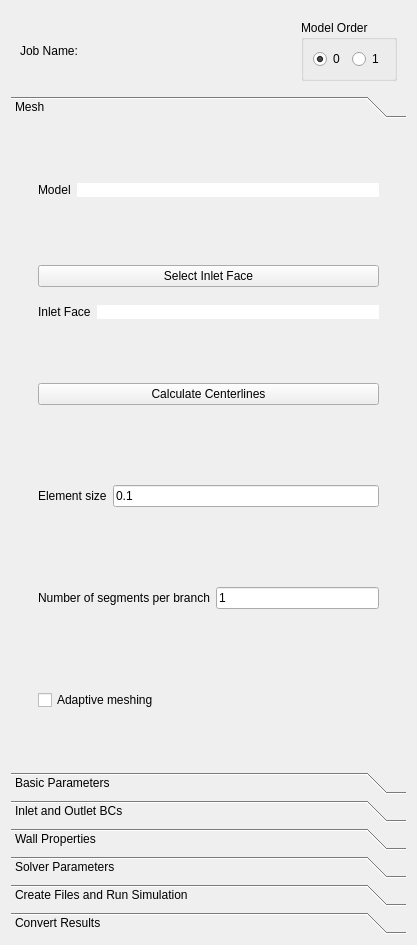
<?xml version="1.0" encoding="UTF-8"?>
<ui version="4.0">
 <class>sv4guiROMSimulationView</class>
 <widget class="QWidget" name="sv4guiROMSimulationView">
  <property name="geometry">
   <rect>
    <x>0</x>
    <y>0</y>
    <width>417</width>
    <height>945</height>
   </rect>
  </property>
  <property name="sizePolicy">
   <sizepolicy hsizetype="Preferred" vsizetype="Preferred">
    <horstretch>0</horstretch>
    <verstretch>0</verstretch>
   </sizepolicy>
  </property>
  <property name="windowTitle">
   <string>Form</string>
  </property>
  <layout class="QVBoxLayout" name="verticalLayout">
   <item>
    <widget class="QWidget" name="widgetTop" native="true">
     <layout class="QHBoxLayout" name="horizontalLayout_15">
      <item>
       <widget class="QLabel" name="label">
        <property name="sizePolicy">
         <sizepolicy hsizetype="Fixed" vsizetype="Preferred">
          <horstretch>0</horstretch>
          <verstretch>0</verstretch>
         </sizepolicy>
        </property>
        <property name="layoutDirection">
         <enum>Qt::LeftToRight</enum>
        </property>
        <property name="text">
         <string>Job Name:</string>
        </property>
       </widget>
      </item>
      <item>
       <widget class="QLabel" name="JobStatusValueLabel">
        <property name="text">
         <string/>
        </property>
       </widget>
      </item>
      <item>
       <widget class="QLabel" name="labelJobName">
        <property name="text">
         <string/>
        </property>
       </widget>
      </item>
      <item>
       <widget class="QGroupBox" name="ModelOrdr_GroupBox">
        <property name="sizePolicy">
         <sizepolicy hsizetype="Fixed" vsizetype="Preferred">
          <horstretch>0</horstretch>
          <verstretch>0</verstretch>
         </sizepolicy>
        </property>
        <property name="layoutDirection">
         <enum>Qt::LeftToRight</enum>
        </property>
        <property name="title">
         <string>Model Order</string>
        </property>
        <layout class="QHBoxLayout" name="horizontalLayout_14">
         <item>
          <widget class="QRadioButton" name="ModelOrderZero_RadioButton">
           <property name="text">
            <string>0</string>
           </property>
           <property name="checked">
            <bool>true</bool>
           </property>
          </widget>
         </item>
         <item>
          <widget class="QRadioButton" name="ModelOrderOne_RadioButton">
           <property name="text">
            <string>1</string>
           </property>
           <property name="checked">
            <bool>false</bool>
           </property>
          </widget>
         </item>
        </layout>
       </widget>
      </item>
     </layout>
    </widget>
   </item>
   <item>
    <widget class="QWidget" name="widget_2" native="true">
     <layout class="QVBoxLayout" name="verticalLayout_2">
      <property name="spacing">
       <number>5</number>
      </property>
      <property name="leftMargin">
       <number>0</number>
      </property>
      <property name="topMargin">
       <number>0</number>
      </property>
      <property name="rightMargin">
       <number>0</number>
      </property>
      <property name="bottomMargin">
       <number>0</number>
      </property>
      <item>
       <widget class="QToolBox" name="toolBox">
        <property name="toolTip">
         <string>Generate a 1D mesh from the surface model.</string>
        </property>
        <property name="currentIndex">
         <number>0</number>
        </property>
        <widget class="QWidget" name="page_7">
         <property name="geometry">
          <rect>
           <x>0</x>
           <y>0</y>
           <width>393</width>
           <height>599</height>
          </rect>
         </property>
         <attribute name="label">
          <string>Mesh</string>
         </attribute>
         <layout class="QVBoxLayout" name="verticalLayout_18">
          <item>
           <widget class="QWidget" name="widget_3" native="true">
            <layout class="QVBoxLayout" name="verticalLayout_5">
             <item>
              <widget class="QWidget" name="widget_12" native="true">
               <property name="styleSheet">
                <string notr="true">QWidget {
#background-color: rgb(225, 225, 225)
}</string>
               </property>
               <layout class="QHBoxLayout" name="horizontalLayout_11">
                <item>
                 <widget class="QLabel" name="ModelLabel">
                  <property name="text">
                   <string>Model</string>
                  </property>
                 </widget>
                </item>
                <item>
                 <widget class="QLabel" name="ModelNameLabel">
                  <property name="sizePolicy">
                   <sizepolicy hsizetype="Expanding" vsizetype="Fixed">
                    <horstretch>0</horstretch>
                    <verstretch>0</verstretch>
                   </sizepolicy>
                  </property>
                  <property name="styleSheet">
                   <string notr="true">QWidget {
background-color: white
}</string>
                  </property>
                  <property name="text">
                   <string/>
                  </property>
                 </widget>
                </item>
               </layout>
              </widget>
             </item>
             <item>
              <widget class="QWidget" name="widget_16" native="true">
               <property name="styleSheet">
                <string notr="true">QWidget {
#background-color: rgb(225, 225, 225)
}</string>
               </property>
               <layout class="QGridLayout" name="gridLayout_3">
                <item row="0" column="0" colspan="2">
                 <widget class="QPushButton" name="selectModelFacesPushButton">
                  <property name="sizePolicy">
                   <sizepolicy hsizetype="Expanding" vsizetype="Fixed">
                    <horstretch>0</horstretch>
                    <verstretch>0</verstretch>
                   </sizepolicy>
                  </property>
                  <property name="text">
                   <string>Select Inlet Face</string>
                  </property>
                 </widget>
                </item>
                <item row="1" column="0">
                 <widget class="QLabel" name="InletFaceLabel">
                  <property name="text">
                   <string>Inlet Face</string>
                  </property>
                 </widget>
                </item>
                <item row="1" column="1">
                 <widget class="QLabel" name="InletFaceNameLabel">
                  <property name="sizePolicy">
                   <sizepolicy hsizetype="Expanding" vsizetype="Fixed">
                    <horstretch>0</horstretch>
                    <verstretch>0</verstretch>
                   </sizepolicy>
                  </property>
                  <property name="styleSheet">
                   <string notr="true">QWidget {
background-color: white
}</string>
                  </property>
                  <property name="text">
                   <string/>
                  </property>
                 </widget>
                </item>
               </layout>
              </widget>
             </item>
             <item>
              <widget class="QWidget" name="widget_18" native="true">
               <property name="styleSheet">
                <string notr="true">QWidget {
#background-color: rgb(225, 225, 225)
}</string>
               </property>
               <layout class="QHBoxLayout" name="horizontalLayout_12">
                <item>
                 <widget class="QPushButton" name="CalculateCenterlinesPushButton">
                  <property name="sizePolicy">
                   <sizepolicy hsizetype="Expanding" vsizetype="Fixed">
                    <horstretch>0</horstretch>
                    <verstretch>0</verstretch>
                   </sizepolicy>
                  </property>
                  <property name="text">
                   <string>Calculate Centerlines</string>
                  </property>
                 </widget>
                </item>
               </layout>
              </widget>
             </item>
             <item>
              <widget class="QWidget" name="widget_19" native="true">
               <property name="styleSheet">
                <string notr="true">QWidget {
#background-color: rgb(225, 225, 225)
}</string>
               </property>
               <layout class="QHBoxLayout" name="horizontalLayout_13">
                <item>
                 <widget class="QLabel" name="ElementSizeLabel">
                  <property name="text">
                   <string>Element size</string>
                  </property>
                 </widget>
                </item>
                <item>
                 <widget class="QLineEdit" name="ElementSizeLineEdit">
                  <property name="text">
                   <string>0.1</string>
                  </property>
                 </widget>
                </item>
               </layout>
              </widget>
             </item>
             <item>
              <widget class="QWidget" name="widget_21" native="true">
               <property name="styleSheet">
                <string notr="true">QWidget {
#background-color: rgb(225, 225, 225)
}</string>
               </property>
               <layout class="QHBoxLayout" name="horizontalLayout_4">
                <item>
                 <widget class="QLabel" name="ElementSizeLabel_2">
                  <property name="text">
                   <string>Number of segments per branch</string>
                  </property>
                 </widget>
                </item>
                <item>
                 <widget class="QLineEdit" name="NumSegmentsLineEdit">
                  <property name="text">
                   <string>1</string>
                  </property>
                 </widget>
                </item>
               </layout>
              </widget>
             </item>
             <item>
              <widget class="QWidget" name="widget_23" native="true">
               <property name="styleSheet">
                <string notr="true">QWidget {
#background-color: rgb(225, 225, 225)
}</string>
               </property>
               <layout class="QHBoxLayout" name="horizontalLayout_10">
                <item>
                 <widget class="QCheckBox" name="AdaptiveMeshingCheckBox">
                  <property name="text">
                   <string>Adaptive meshing</string>
                  </property>
                 </widget>
                </item>
               </layout>
              </widget>
             </item>
            </layout>
           </widget>
          </item>
         </layout>
        </widget>
        <widget class="QWidget" name="page">
         <property name="geometry">
          <rect>
           <x>0</x>
           <y>0</y>
           <width>98</width>
           <height>76</height>
          </rect>
         </property>
         <attribute name="label">
          <string>Basic Parameters</string>
         </attribute>
         <layout class="QVBoxLayout" name="verticalLayout_7">
          <property name="spacing">
           <number>5</number>
          </property>
          <property name="leftMargin">
           <number>5</number>
          </property>
          <property name="topMargin">
           <number>0</number>
          </property>
          <property name="rightMargin">
           <number>5</number>
          </property>
          <property name="bottomMargin">
           <number>5</number>
          </property>
          <item>
           <widget class="QTableView" name="tableViewBasic">
            <property name="selectionBehavior">
             <enum>QAbstractItemView::SelectRows</enum>
            </property>
           </widget>
          </item>
         </layout>
        </widget>
        <widget class="QWidget" name="page_2">
         <property name="geometry">
          <rect>
           <x>0</x>
           <y>0</y>
           <width>98</width>
           <height>76</height>
          </rect>
         </property>
         <attribute name="label">
          <string>Inlet and Outlet BCs</string>
         </attribute>
         <layout class="QVBoxLayout" name="verticalLayout_8">
          <property name="spacing">
           <number>5</number>
          </property>
          <property name="leftMargin">
           <number>5</number>
          </property>
          <property name="topMargin">
           <number>0</number>
          </property>
          <property name="rightMargin">
           <number>5</number>
          </property>
          <property name="bottomMargin">
           <number>5</number>
          </property>
          <item>
           <widget class="QWidget" name="widget_6" native="true">
            <layout class="QVBoxLayout" name="verticalLayout_9">
             <property name="spacing">
              <number>5</number>
             </property>
             <property name="leftMargin">
              <number>0</number>
             </property>
             <property name="topMargin">
              <number>0</number>
             </property>
             <property name="rightMargin">
              <number>0</number>
             </property>
             <property name="bottomMargin">
              <number>0</number>
             </property>
             <item>
              <widget class="QTableView" name="tableViewCap">
               <property name="contextMenuPolicy">
                <enum>Qt::CustomContextMenu</enum>
               </property>
               <property name="selectionBehavior">
                <enum>QAbstractItemView::SelectRows</enum>
               </property>
               <property name="sortingEnabled">
                <bool>true</bool>
               </property>
              </widget>
             </item>
            </layout>
           </widget>
          </item>
         </layout>
        </widget>
        <widget class="QWidget" name="page_3">
         <property name="geometry">
          <rect>
           <x>0</x>
           <y>0</y>
           <width>220</width>
           <height>244</height>
          </rect>
         </property>
         <property name="sizePolicy">
          <sizepolicy hsizetype="Expanding" vsizetype="Preferred">
           <horstretch>0</horstretch>
           <verstretch>0</verstretch>
          </sizepolicy>
         </property>
         <attribute name="label">
          <string>Wall Properties</string>
         </attribute>
         <layout class="QVBoxLayout" name="verticalLayout_3">
          <property name="spacing">
           <number>5</number>
          </property>
          <property name="leftMargin">
           <number>0</number>
          </property>
          <property name="topMargin">
           <number>0</number>
          </property>
          <property name="rightMargin">
           <number>0</number>
          </property>
          <property name="bottomMargin">
           <number>0</number>
          </property>
          <item>
           <widget class="QWidget" name="widget_4" native="true">
            <property name="sizePolicy">
             <sizepolicy hsizetype="Expanding" vsizetype="Preferred">
              <horstretch>0</horstretch>
              <verstretch>0</verstretch>
             </sizepolicy>
            </property>
            <layout class="QGridLayout" name="gridLayout_7">
             <item row="0" column="0">
              <widget class="QWidget" name="widget_5" native="true">
               <property name="sizePolicy">
                <sizepolicy hsizetype="Expanding" vsizetype="Preferred">
                 <horstretch>0</horstretch>
                 <verstretch>0</verstretch>
                </sizepolicy>
               </property>
               <layout class="QHBoxLayout" name="horizontalLayout_2">
                <property name="spacing">
                 <number>5</number>
                </property>
                <property name="leftMargin">
                 <number>0</number>
                </property>
                <property name="topMargin">
                 <number>0</number>
                </property>
                <property name="rightMargin">
                 <number>0</number>
                </property>
                <property name="bottomMargin">
                 <number>0</number>
                </property>
                <item>
                 <widget class="QLabel" name="label_3">
                  <property name="sizePolicy">
                   <sizepolicy hsizetype="Fixed" vsizetype="Preferred">
                    <horstretch>0</horstretch>
                    <verstretch>0</verstretch>
                   </sizepolicy>
                  </property>
                  <property name="text">
                   <string>Material Model</string>
                  </property>
                 </widget>
                </item>
                <item>
                 <widget class="QComboBox" name="MaterialModelComboBox">
                  <property name="sizePolicy">
                   <sizepolicy hsizetype="Expanding" vsizetype="Fixed">
                    <horstretch>0</horstretch>
                    <verstretch>0</verstretch>
                   </sizepolicy>
                  </property>
                 </widget>
                </item>
               </layout>
              </widget>
             </item>
             <item row="1" column="0">
              <widget class="QStackedWidget" name="MaterialModel_StackedWidget">
               <property name="sizePolicy">
                <sizepolicy hsizetype="Expanding" vsizetype="Preferred">
                 <horstretch>0</horstretch>
                 <verstretch>0</verstretch>
                </sizepolicy>
               </property>
               <property name="currentIndex">
                <number>0</number>
               </property>
               <widget class="QWidget" name="LinearMatProp_Panel">
                <property name="sizePolicy">
                 <sizepolicy hsizetype="Expanding" vsizetype="Preferred">
                  <horstretch>0</horstretch>
                  <verstretch>0</verstretch>
                 </sizepolicy>
                </property>
                <layout class="QGridLayout" name="gridLayout_4">
                 <item row="0" column="0">
                  <widget class="QLabel" name="LinearMatProp_Ehr_Label">
                   <property name="text">
                    <string>Eh/R</string>
                   </property>
                  </widget>
                 </item>
                 <item row="0" column="1">
                  <widget class="QLineEdit" name="LinearMatProp_Ehr_LineEdit"/>
                 </item>
                 <item row="1" column="0">
                  <widget class="QLabel" name="LinearMatProp_Pressure_Label">
                   <property name="text">
                    <string>Pressure</string>
                   </property>
                  </widget>
                 </item>
                 <item row="1" column="1">
                  <widget class="QLineEdit" name="LinearMatProp_Pressure_LineEdit"/>
                 </item>
                </layout>
               </widget>
               <widget class="QWidget" name="OlufsenMatProp_Panel">
                <property name="sizePolicy">
                 <sizepolicy hsizetype="Expanding" vsizetype="Preferred">
                  <horstretch>0</horstretch>
                  <verstretch>0</verstretch>
                 </sizepolicy>
                </property>
                <layout class="QGridLayout" name="gridLayout_6">
                 <item row="0" column="0">
                  <widget class="QLabel" name="label_4">
                   <property name="text">
                    <string>K1</string>
                   </property>
                  </widget>
                 </item>
                 <item row="0" column="1">
                  <widget class="QLineEdit" name="OlufsenMatProp_K1_LineEdit"/>
                 </item>
                 <item row="1" column="0">
                  <widget class="QLabel" name="label_5">
                   <property name="text">
                    <string>K2</string>
                   </property>
                  </widget>
                 </item>
                 <item row="1" column="1">
                  <widget class="QLineEdit" name="OlufsenMatProp_K2_LineEdit"/>
                 </item>
                 <item row="2" column="0">
                  <widget class="QLabel" name="label_6">
                   <property name="text">
                    <string>K3</string>
                   </property>
                  </widget>
                 </item>
                 <item row="2" column="1">
                  <widget class="QLineEdit" name="OlufsenMatProp_K3_LineEdit"/>
                 </item>
                 <item row="3" column="0">
                  <widget class="QLabel" name="OlufsenMatProp_Exponent_Label">
                   <property name="text">
                    <string>Exponent</string>
                   </property>
                  </widget>
                 </item>
                 <item row="3" column="1">
                  <widget class="QLineEdit" name="OlufsenMatProp_Exponent_LineEdit"/>
                 </item>
                 <item row="4" column="0">
                  <widget class="QLabel" name="OlufsenMatProp_Pressure_Label">
                   <property name="text">
                    <string>Pressure</string>
                   </property>
                  </widget>
                 </item>
                 <item row="4" column="1">
                  <widget class="QLineEdit" name="OlufsenMatProp_Pressure_LineEdit"/>
                 </item>
                </layout>
               </widget>
              </widget>
             </item>
             <item row="2" column="0">
              <widget class="QWidget" name="widget_10" native="true">
               <layout class="QHBoxLayout" name="horizontalLayout_6">
                <property name="spacing">
                 <number>0</number>
                </property>
                <property name="leftMargin">
                 <number>0</number>
                </property>
                <property name="topMargin">
                 <number>0</number>
                </property>
                <property name="rightMargin">
                 <number>0</number>
                </property>
                <property name="bottomMargin">
                 <number>0</number>
                </property>
                <item>
                 <widget class="QWidget" name="widgetVariable" native="true">
                  <layout class="QVBoxLayout" name="verticalLayout_6">
                   <property name="spacing">
                    <number>0</number>
                   </property>
                   <property name="leftMargin">
                    <number>0</number>
                   </property>
                   <property name="topMargin">
                    <number>5</number>
                   </property>
                   <property name="rightMargin">
                    <number>0</number>
                   </property>
                   <property name="bottomMargin">
                    <number>0</number>
                   </property>
                  </layout>
                 </widget>
                </item>
                <item>
                 <spacer name="verticalSpacer">
                  <property name="orientation">
                   <enum>Qt::Vertical</enum>
                  </property>
                  <property name="sizeType">
                   <enum>QSizePolicy::Expanding</enum>
                  </property>
                  <property name="sizeHint" stdset="0">
                   <size>
                    <width>0</width>
                    <height>459</height>
                   </size>
                  </property>
                 </spacer>
                </item>
               </layout>
              </widget>
             </item>
            </layout>
           </widget>
          </item>
         </layout>
        </widget>
        <widget class="QWidget" name="page_4">
         <property name="geometry">
          <rect>
           <x>0</x>
           <y>0</y>
           <width>98</width>
           <height>76</height>
          </rect>
         </property>
         <attribute name="label">
          <string>Solver Parameters</string>
         </attribute>
         <layout class="QVBoxLayout" name="verticalLayout_10">
          <property name="spacing">
           <number>5</number>
          </property>
          <property name="leftMargin">
           <number>5</number>
          </property>
          <property name="topMargin">
           <number>0</number>
          </property>
          <property name="rightMargin">
           <number>5</number>
          </property>
          <property name="bottomMargin">
           <number>5</number>
          </property>
          <item>
           <widget class="QTableView" name="tableViewSolver">
            <property name="selectionBehavior">
             <enum>QAbstractItemView::SelectRows</enum>
            </property>
           </widget>
          </item>
         </layout>
        </widget>
        <widget class="QWidget" name="page_5">
         <property name="geometry">
          <rect>
           <x>0</x>
           <y>0</y>
           <width>212</width>
           <height>68</height>
          </rect>
         </property>
         <attribute name="label">
          <string>Create Files and Run Simulation</string>
         </attribute>
         <layout class="QVBoxLayout" name="verticalLayout_11">
          <property name="spacing">
           <number>5</number>
          </property>
          <property name="leftMargin">
           <number>5</number>
          </property>
          <property name="topMargin">
           <number>0</number>
          </property>
          <property name="rightMargin">
           <number>5</number>
          </property>
          <property name="bottomMargin">
           <number>5</number>
          </property>
          <item>
           <widget class="QWidget" name="widget_7" native="true">
            <layout class="QVBoxLayout" name="verticalLayout_12">
             <property name="spacing">
              <number>5</number>
             </property>
             <property name="leftMargin">
              <number>0</number>
             </property>
             <property name="topMargin">
              <number>0</number>
             </property>
             <property name="rightMargin">
              <number>0</number>
             </property>
             <property name="bottomMargin">
              <number>0</number>
             </property>
             <item>
              <widget class="QWidget" name="widgetRun" native="true">
               <layout class="QGridLayout" name="gridLayout">
                <property name="leftMargin">
                 <number>0</number>
                </property>
                <property name="topMargin">
                 <number>0</number>
                </property>
                <property name="rightMargin">
                 <number>0</number>
                </property>
                <property name="bottomMargin">
                 <number>0</number>
                </property>
                <property name="spacing">
                 <number>5</number>
                </property>
                <item row="4" column="0" colspan="2">
                 <widget class="QPushButton" name="RunSimulationPushButton">
                  <property name="toolTip">
                   <string>Run a 1D simulation.</string>
                  </property>
                  <property name="text">
                   <string>Run Simulation</string>
                  </property>
                 </widget>
                </item>
                <item row="1" column="0" colspan="2">
                 <widget class="QPushButton" name="CreateSimulationFilesButton">
                  <property name="text">
                   <string>Create Files for Simulation</string>
                  </property>
                 </widget>
                </item>
                <item row="0" column="0" colspan="2">
                 <widget class="QWidget" name="widget_15" native="true">
                  <layout class="QHBoxLayout" name="horizontalLayout_7">
                   <property name="spacing">
                    <number>5</number>
                   </property>
                   <property name="leftMargin">
                    <number>0</number>
                   </property>
                   <property name="topMargin">
                    <number>0</number>
                   </property>
                   <property name="rightMargin">
                    <number>0</number>
                   </property>
                   <property name="bottomMargin">
                    <number>0</number>
                   </property>
                  </layout>
                 </widget>
                </item>
               </layout>
              </widget>
             </item>
             <item>
              <spacer name="verticalSpacer_2">
               <property name="orientation">
                <enum>Qt::Vertical</enum>
               </property>
               <property name="sizeHint" stdset="0">
                <size>
                 <width>20</width>
                 <height>40</height>
                </size>
               </property>
              </spacer>
             </item>
            </layout>
           </widget>
          </item>
         </layout>
        </widget>
        <widget class="QWidget" name="Convertresults_Panel">
         <property name="geometry">
          <rect>
           <x>0</x>
           <y>0</y>
           <width>357</width>
           <height>548</height>
          </rect>
         </property>
         <attribute name="label">
          <string>Convert Results</string>
         </attribute>
         <layout class="QVBoxLayout" name="verticalLayout_13">
          <item>
           <widget class="QWidget" name="widget_11" native="true">
            <layout class="QVBoxLayout" name="verticalLayout_4">
             <item>
              <widget class="QFrame" name="frame_2">
               <property name="frameShape">
                <enum>QFrame::StyledPanel</enum>
               </property>
               <property name="frameShadow">
                <enum>QFrame::Raised</enum>
               </property>
               <layout class="QVBoxLayout" name="verticalLayout_16">
                <property name="spacing">
                 <number>5</number>
                </property>
                <property name="leftMargin">
                 <number>5</number>
                </property>
                <property name="topMargin">
                 <number>5</number>
                </property>
                <property name="rightMargin">
                 <number>5</number>
                </property>
                <property name="bottomMargin">
                 <number>5</number>
                </property>
                <item>
                 <widget class="QWidget" name="widget_17" native="true">
                  <layout class="QHBoxLayout" name="horizontalLayout">
                   <property name="spacing">
                    <number>0</number>
                   </property>
                   <property name="leftMargin">
                    <number>0</number>
                   </property>
                   <property name="topMargin">
                    <number>0</number>
                   </property>
                   <property name="rightMargin">
                    <number>0</number>
                   </property>
                   <property name="bottomMargin">
                    <number>0</number>
                   </property>
                   <item>
                    <widget class="QLabel" name="label_20">
                     <property name="font">
                      <font>
                       <weight>75</weight>
                       <bold>true</bold>
                      </font>
                     </property>
                     <property name="text">
                      <string>Results Directory</string>
                     </property>
                    </widget>
                   </item>
                  </layout>
                 </widget>
                </item>
                <item>
                 <widget class="QWidget" name="widget" native="true">
                  <layout class="QGridLayout" name="gridLayout_5">
                   <property name="leftMargin">
                    <number>0</number>
                   </property>
                   <property name="topMargin">
                    <number>0</number>
                   </property>
                   <property name="rightMargin">
                    <number>0</number>
                   </property>
                   <property name="bottomMargin">
                    <number>0</number>
                   </property>
                   <property name="horizontalSpacing">
                    <number>0</number>
                   </property>
                   <property name="verticalSpacing">
                    <number>5</number>
                   </property>
                   <item row="0" column="1">
                    <widget class="QToolButton" name="toolButtonResultDir">
                     <property name="text">
                      <string>...</string>
                     </property>
                    </widget>
                   </item>
                   <item row="0" column="0">
                    <widget class="QLineEdit" name="lineEditResultDir">
                     <property name="toolTip">
                      <string>The directory which contains the restart files output from simulation</string>
                     </property>
                    </widget>
                   </item>
                  </layout>
                 </widget>
                </item>
               </layout>
              </widget>
             </item>
             <item>
              <widget class="QFrame" name="frame_3">
               <property name="frameShape">
                <enum>QFrame::StyledPanel</enum>
               </property>
               <property name="frameShadow">
                <enum>QFrame::Raised</enum>
               </property>
               <layout class="QVBoxLayout" name="verticalLayout_17">
                <property name="spacing">
                 <number>5</number>
                </property>
                <property name="leftMargin">
                 <number>5</number>
                </property>
                <property name="topMargin">
                 <number>5</number>
                </property>
                <property name="rightMargin">
                 <number>5</number>
                </property>
                <property name="bottomMargin">
                 <number>5</number>
                </property>
                <item>
                 <widget class="QWidget" name="widget_20" native="true">
                  <layout class="QHBoxLayout" name="horizontalLayout_3">
                   <property name="spacing">
                    <number>0</number>
                   </property>
                   <property name="leftMargin">
                    <number>0</number>
                   </property>
                   <property name="topMargin">
                    <number>0</number>
                   </property>
                   <property name="rightMargin">
                    <number>0</number>
                   </property>
                   <property name="bottomMargin">
                    <number>0</number>
                   </property>
                   <item>
                    <widget class="QLabel" name="label_21">
                     <property name="font">
                      <font>
                       <weight>75</weight>
                       <bold>true</bold>
                      </font>
                     </property>
                     <property name="text">
                      <string>Convert Directory</string>
                     </property>
                    </widget>
                   </item>
                  </layout>
                 </widget>
                </item>
                <item>
                 <widget class="QWidget" name="widget_8" native="true">
                  <layout class="QGridLayout" name="gridLayout_9">
                   <property name="leftMargin">
                    <number>0</number>
                   </property>
                   <property name="topMargin">
                    <number>0</number>
                   </property>
                   <property name="rightMargin">
                    <number>0</number>
                   </property>
                   <property name="bottomMargin">
                    <number>0</number>
                   </property>
                   <property name="horizontalSpacing">
                    <number>0</number>
                   </property>
                   <property name="verticalSpacing">
                    <number>5</number>
                   </property>
                   <item row="0" column="1">
                    <widget class="QToolButton" name="toolButtonConvertDir">
                     <property name="text">
                      <string>...</string>
                     </property>
                    </widget>
                   </item>
                   <item row="0" column="0">
                    <widget class="QLineEdit" name="lineEditConvertDir">
                     <property name="toolTip">
                      <string>The directory to write the converted results files. </string>
                     </property>
                    </widget>
                   </item>
                  </layout>
                 </widget>
                </item>
               </layout>
              </widget>
             </item>
             <item>
              <widget class="QFrame" name="frame_13">
               <property name="frameShape">
                <enum>QFrame::StyledPanel</enum>
               </property>
               <property name="frameShadow">
                <enum>QFrame::Raised</enum>
               </property>
               <layout class="QVBoxLayout" name="verticalLayout_15">
                <property name="spacing">
                 <number>5</number>
                </property>
                <property name="leftMargin">
                 <number>5</number>
                </property>
                <property name="topMargin">
                 <number>5</number>
                </property>
                <property name="rightMargin">
                 <number>5</number>
                </property>
                <property name="bottomMargin">
                 <number>5</number>
                </property>
                <item>
                 <widget class="QLabel" name="label_13">
                  <property name="font">
                   <font>
                    <weight>75</weight>
                    <bold>true</bold>
                   </font>
                  </property>
                  <property name="text">
                   <string>Time</string>
                  </property>
                 </widget>
                </item>
                <item>
                 <widget class="QWidget" name="widget_14" native="true">
                  <layout class="QHBoxLayout" name="horizontalLayout_8">
                   <property name="spacing">
                    <number>5</number>
                   </property>
                   <property name="leftMargin">
                    <number>0</number>
                   </property>
                   <property name="topMargin">
                    <number>0</number>
                   </property>
                   <property name="rightMargin">
                    <number>0</number>
                   </property>
                   <property name="bottomMargin">
                    <number>0</number>
                   </property>
                   <item>
                    <widget class="QLabel" name="label_14">
                     <property name="text">
                      <string>Start</string>
                     </property>
                    </widget>
                   </item>
                   <item>
                    <widget class="QLineEdit" name="lineEditStart">
                     <property name="toolTip">
                      <string>Set the start time for the range of times to convert data. The time is a float simulation time value.</string>
                     </property>
                    </widget>
                   </item>
                   <item>
                    <widget class="QLabel" name="label_15">
                     <property name="text">
                      <string>Stop</string>
                     </property>
                    </widget>
                   </item>
                   <item>
                    <widget class="QLineEdit" name="lineEditStop">
                     <property name="toolTip">
                      <string>Set the stop time for the range of times to convert data. The time is a float simulation time value.</string>
                     </property>
                    </widget>
                   </item>
                  </layout>
                 </widget>
                </item>
               </layout>
              </widget>
             </item>
             <item>
              <widget class="QFrame" name="frame_15">
               <property name="frameShape">
                <enum>QFrame::StyledPanel</enum>
               </property>
               <property name="frameShadow">
                <enum>QFrame::Raised</enum>
               </property>
               <layout class="QGridLayout" name="gridLayout_2">
                <item row="0" column="0">
                 <widget class="QLabel" name="label_2">
                  <property name="text">
                   <string>Segments</string>
                  </property>
                 </widget>
                </item>
                <item row="0" column="1">
                 <widget class="QComboBox" name="SegmentExportComboBox">
                  <property name="sizePolicy">
                   <sizepolicy hsizetype="Expanding" vsizetype="Fixed">
                    <horstretch>0</horstretch>
                    <verstretch>0</verstretch>
                   </sizepolicy>
                  </property>
                  <property name="toolTip">
                   <string>Set the segment type used to convert data. Select &lt;b&gt;Outlet&lt;/b&gt; to convert data only for segments that have an outlet boundary condition. Select &lt;b&gt;All&lt;/b&gt; for converting data for all segments.</string>
                  </property>
                 </widget>
                </item>
                <item row="1" column="0">
                 <widget class="QLabel" name="label_7">
                  <property name="text">
                   <string>Data</string>
                  </property>
                 </widget>
                </item>
                <item row="1" column="1">
                 <widget class="QListWidget" name="DataExportListWidget">
                  <property name="maximumSize">
                   <size>
                    <width>16777215</width>
                    <height>50</height>
                   </size>
                  </property>
                  <property name="toolTip">
                   <string>Set the data names to convert.</string>
                  </property>
                 </widget>
                </item>
               </layout>
              </widget>
             </item>
             <item>
              <widget class="QFrame" name="ProjectMesh_Frame">
               <property name="frameShape">
                <enum>QFrame::StyledPanel</enum>
               </property>
               <property name="frameShadow">
                <enum>QFrame::Raised</enum>
               </property>
               <layout class="QHBoxLayout" name="horizontalLayout_5">
                <item>
                 <widget class="QCheckBox" name="ProjectTo3DMesh_CheckBox">
                  <property name="toolTip">
                   <string>Project results to a 3D simulation volume mesh.</string>
                  </property>
                  <property name="text">
                   <string>Project results to 3D mesh</string>
                  </property>
                 </widget>
                </item>
                <item>
                 <widget class="QComboBox" name="SimName_ComboBox">
                  <property name="toolTip">
                   <string>&lt;html&gt;&lt;head/&gt;&lt;body&gt;&lt;p&gt;The simulation name for projecting results to a 3D simulation volume mesh.&lt;/p&gt;&lt;/body&gt;&lt;/html&gt;</string>
                  </property>
                 </widget>
                </item>
               </layout>
              </widget>
             </item>
             <item>
              <widget class="QCheckBox" name="ProjectCenterlines_CheckBox">
               <property name="toolTip">
                <string>If selected then results are projected to centerline geometry.</string>
               </property>
               <property name="text">
                <string>Project results to centerline geometry</string>
               </property>
              </widget>
             </item>
             <item>
              <widget class="QWidget" name="widget_13" native="true">
               <layout class="QHBoxLayout" name="horizontalLayout_9">
                <property name="spacing">
                 <number>5</number>
                </property>
                <property name="leftMargin">
                 <number>5</number>
                </property>
                <property name="topMargin">
                 <number>5</number>
                </property>
                <property name="rightMargin">
                 <number>5</number>
                </property>
                <property name="bottomMargin">
                 <number>5</number>
                </property>
               </layout>
              </widget>
             </item>
             <item>
              <widget class="QCheckBox" name="ExportNumpy_CheckBox">
               <property name="toolTip">
                <string>If checked then results are written as NumPy arrays.</string>
               </property>
               <property name="text">
                <string>Write results as NumPy arrays</string>
               </property>
              </widget>
             </item>
            </layout>
           </widget>
          </item>
          <item>
           <widget class="QPushButton" name="btnExportResults">
            <property name="enabled">
             <bool>true</bool>
            </property>
            <property name="toolTip">
             <string>Select the output directory for the converted files and start the conversion process.</string>
            </property>
            <property name="text">
             <string>Convert ...</string>
            </property>
           </widget>
          </item>
          <item>
           <spacer name="verticalSpacer_3">
            <property name="orientation">
             <enum>Qt::Vertical</enum>
            </property>
            <property name="sizeHint" stdset="0">
             <size>
              <width>17</width>
              <height>56</height>
             </size>
            </property>
           </spacer>
          </item>
         </layout>
        </widget>
       </widget>
      </item>
     </layout>
    </widget>
   </item>
  </layout>
 </widget>
 <resources/>
 <connections/>
</ui>
